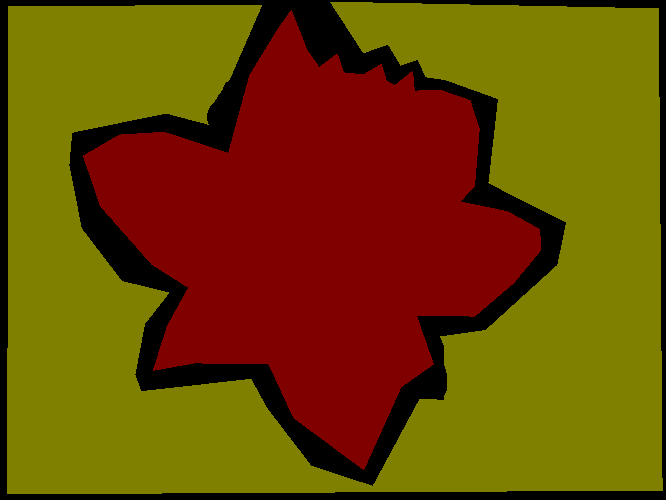
#> input picture dataset/ground_truths/easy/easy_1.png, 666 x 500 px; its folder holds only this picture in this run
$ python flower.py
#> lines starting #> are read from the running program, lines starting #| are printed output that depends on the picture; after the words box and inside, x2 and y2 are one past the last pixel; in counts of white or black regions, pixels touching at a corner belong together
import cv2
import numpy as np
import os
from matplotlib import pyplot as plt
from pathlib import Path

dataset_path = Path('dataset')
categories = ['easy', 'medium', 'hard']
input_folder = dataset_path / 'images'
output_folder = dataset_path / 'output'
ground_truth_folder = dataset_path / 'ground_truths'

for category in categories:
    os.makedirs(output_folder / category, exist_ok=True)
#> in process_image, image is the input picture: shape (500, 666, 3); mean B, G, R 0, 69.8, 110.1


def convert_color_space(image, space='HSV'):
#> called with space = 'HSV'
    if space == 'HSV':
        return cv2.cvtColor(image, cv2.COLOR_BGR2HSV)
#> returned value: shape (500, 666, 3); mean H, S, V 16.4, 219.3, 110.1
    return cv2.cvtColor(image, cv2.COLOR_BGR2GRAY)


# Function to apply noise reduction
def apply_noise_reduction(image, method='Gaussian', kernel_size=5):
#> called with method = 'Gaussian', kernel_size = 5
    if method == 'Gaussian':
        return cv2.GaussianBlur(image, (kernel_size, kernel_size), 0)
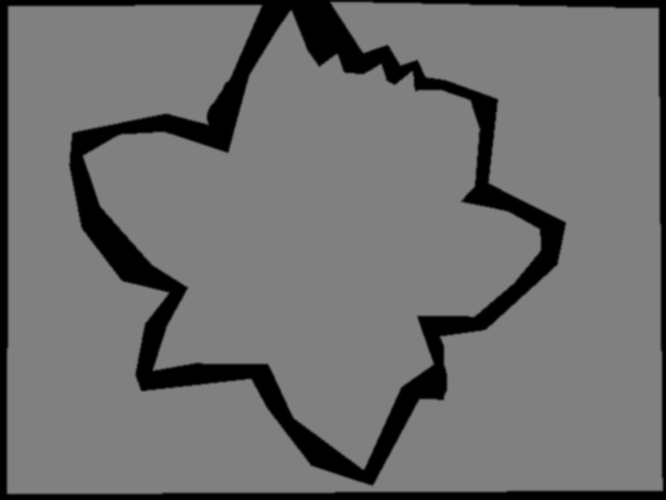
#> returned value: shape (500, 666); min 0, max 128, mean 110.1
    return cv2.medianBlur(image, kernel_size)


# Function to segment the image
def segment_image(image, method='Otsu'):
#> called with method = 'Otsu'
    if method == 'Otsu':
        _, thresholded = cv2.threshold(image, 0, 255, cv2.THRESH_BINARY + cv2.THRESH_OTSU)
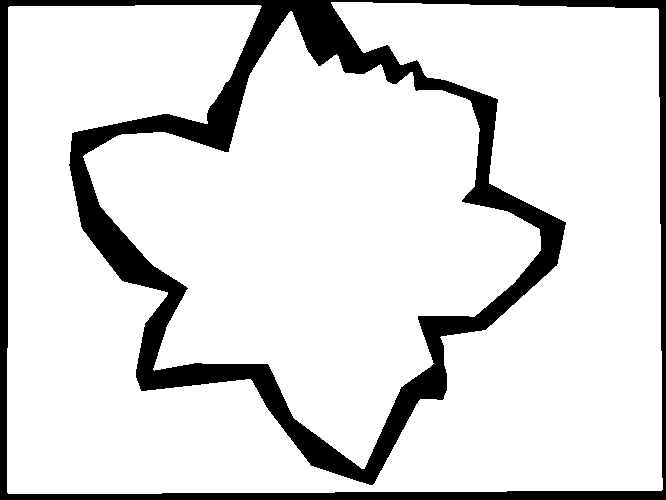
#> thresholded: shape (500, 666); 86% white; 1 black region, box (x1, y1, x2, y2) and area: (0, 0, 666, 500) 46679
    else:
        adaptive_method = cv2.ADAPTIVE_THRESH_MEAN_C if method == 'Mean' else cv2.ADAPTIVE_THRESH_GAUSSIAN_C
        thresholded = cv2.adaptiveThreshold(image, 255, adaptive_method, cv2.THRESH_BINARY, 11, 2)
    return thresholded


# Function to post-process the image
def post_process_image(image):
    kernel = np.ones((3, 3), np.uint8)
    cleaned = cv2.morphologyEx(image, cv2.MORPH_OPEN, kernel)
#> cleaned: shape (500, 666); 86% white; 1 black region, box (x1, y1, x2, y2) and area: (0, 0, 666, 500) 46693
    return cv2.morphologyEx(cleaned, cv2.MORPH_CLOSE, kernel)
#> returned value: shape (500, 666); 86% white; 1 black region, box (x1, y1, x2, y2) and area: (0, 0, 666, 500) 46683


# Main function to process each image
def process_image(image_path):
    image = cv2.imread(str(image_path))
    hsv_image = convert_color_space(image)
    reduced_noise = apply_noise_reduction(hsv_image[:, :, 2])  # Using the V channel for HSV by default
    segmented = segment_image(reduced_noise)
    final_image = post_process_image(segmented)
    return final_image


# Iterate through categories and images
for category in ['easy', 'medium', 'hard']:
    cat_input_folder = input_folder / category
    cat_output_folder = output_folder / category

#> (the run stopped early here; a loop or call above may not have finished)
